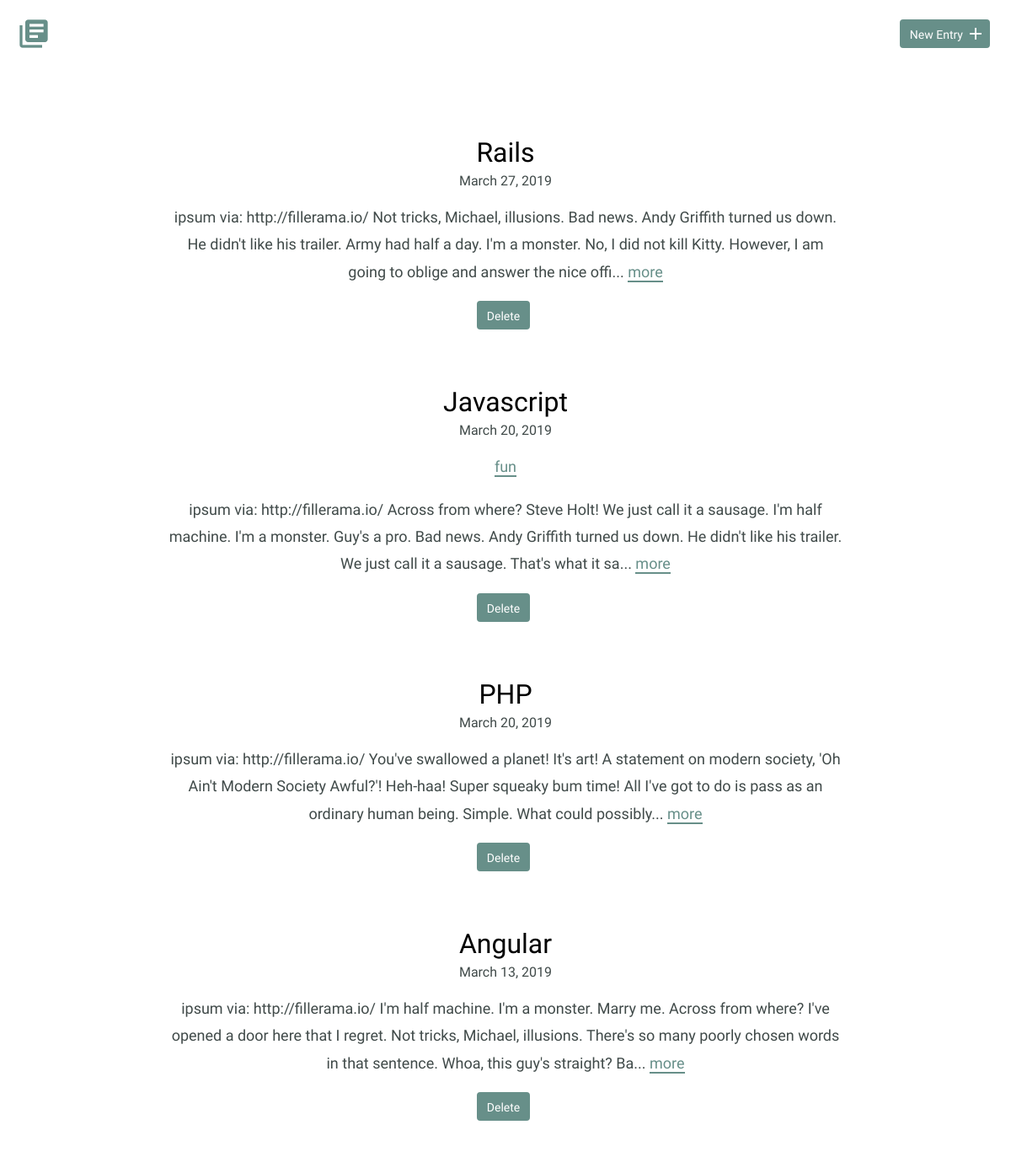
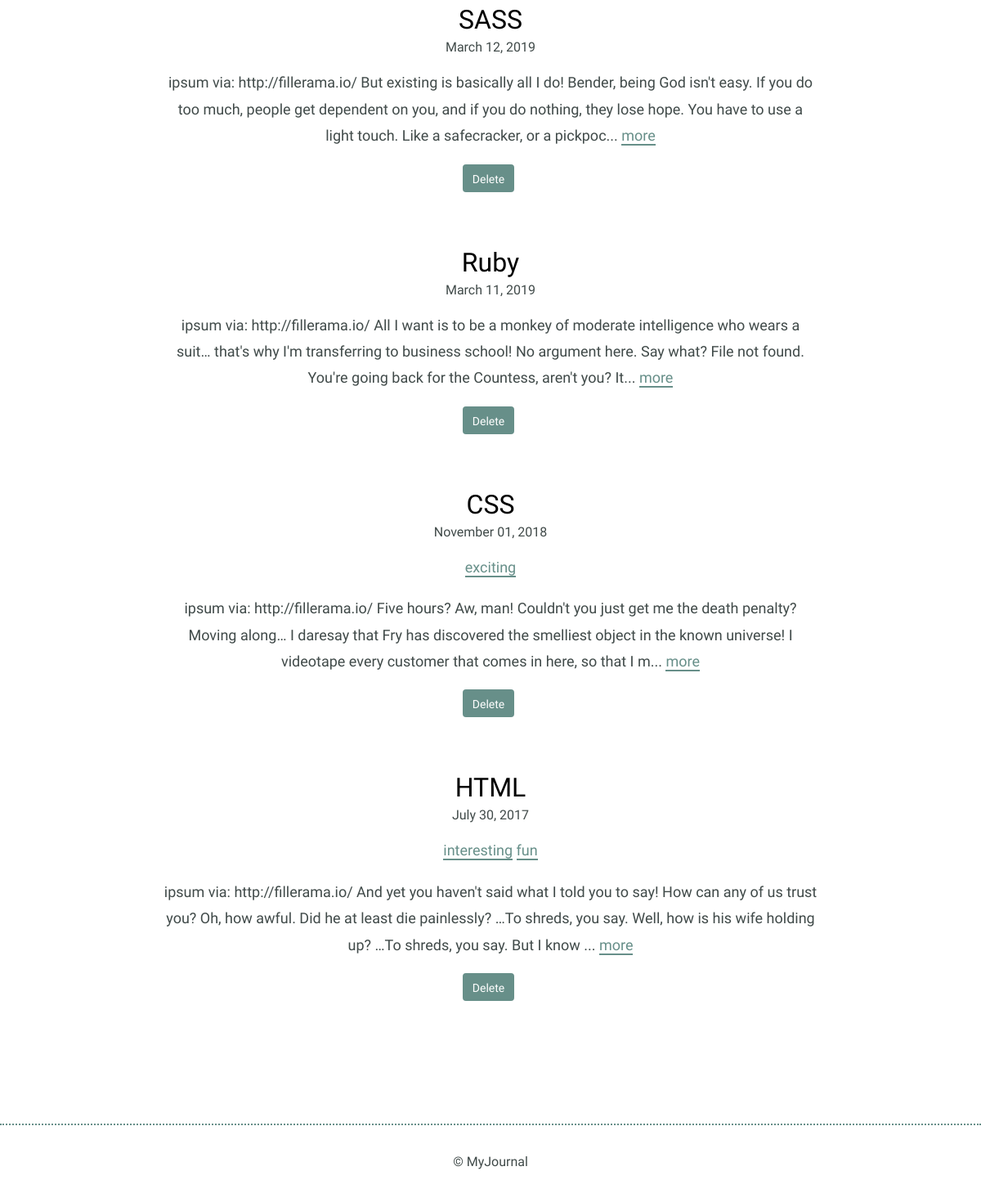
The page / on the database its author committed (2 pictures, top to bottom).
### tables this page shows
CREATE TABLE "entries" (
	`id`	INTEGER,
	`title`	TEXT,
	`date`	TEXT,
	`time_spent`	INTEGER,
	`learned`	BLOB,
	`resources`	BLOB,
	PRIMARY KEY(`id`)
);

### inc/functions.php (called while the page is built, shortened)
<?php
function get_journal_entry_list() {
  include 'connection.php';
  try {
    return $db->query('SELECT * FROM entries ORDER BY date DESC');
  } catch (Exception $e) {
    echo $e->getMessage();
    return array();
  }
}
function get_tags_for_entry($entry_id) {
  include 'connection.php';
  $sql = 'SELECT tags.name, tags.id
          FROM tags
          JOIN entry_tags ON tags.id = entry_tags.tag_id
          WHERE entry_tags.entry_id = ?';
  try {
    $results = $db->prepare($sql);
    $results->bindValue(1, $entry_id, PDO::PARAM_INT);
    $results->execute();
  } catch (Exception $e) {
    echo $e->getMessage();
    return false;
  }
  return $results;
}

### index.php (the view, shortened to what this page needs)
<?php
require_once "inc/functions.php";
include "inc/header.php";
?>
  <div class="entry-list">
    <?php
      foreach (get_journal_entry_list() as $entry) {
        echo "<article>";
        echo "<h2><a href='detail.php?id=" .$entry['id']. "'>".$entry['title']."</a></h2>";
        echo "<time datetime=" .$entry['date']. ">" .strftime("%B %d, %Y", strtotime($entry['date'])). "</time>";
        echo "<p class='tag-list'>";
          foreach (get_tags_for_entry($entry['id']) as $tag) {
            echo "<a href='tag.php?id=" .$tag['id']. "'>" .$tag['name']. "</a> ";
          }
        echo "</p>";
        echo "<p>" .substr($entry['learned'], 0, 250). "... <a href='detail.php?id=" .$entry['id']. "'>more</a></p>";
        echo "<form method='post' onsubmit=\"return confirm('Are you sure?');\">";
        echo "<input type='submit' class='button button-danger' value='Delete' />";
        echo "</form>";
        echo "</article>";
      }
    ?>
  </div>
<?php include "inc/footer.php" ?>

### inc/header.php (shortened to what this page needs)
<!DOCTYPE html>
<html>
  <head>
    <link rel="stylesheet" href="css/normalize.css">
    <link rel="stylesheet" href="css/site.css">
  </head>
<body>
  <header>
    <div class="container">
      <div class="site-header">
        <a class="logo" href="index.php"><i class="material-icons">library_books</i></a>
        <a class="button icon-right" href="new.php"><span>New Entry</span> <i class="material-icons">add</i></a>
      </div>
    </div>
  </header>
  <section>
      <div class="container">

### inc/footer.php
      </div>
    </section>
    <footer>
      <div>
        &copy; MyJournal
      </div>
    </footer>
  </body>
</html>

### css/site.css (style rules this page uses)
body { font-size: 16px; color: #404a49; font-family: 'Cousine', serif; font-weight: 400; }
.container { margin: 0 auto; padding: 0 25px; }
header .site-header { margin: 0 auto; height: 95px; }
header .logo i { color: #678f89; margin: 20px 0 0 -5px; float: left; font-size: 40px; }
header .button { float: right; margin: 33px 0 0 0; }
footer { text-align: center; padding: 35px 0; border-top: 2px dotted #678f89; }
.button { padding: 8px 10px 6px 10px; background: #678f89; border: 2px solid #678f89; border-radius: 4px; text-decoration: none; color: #FFF; position: relative; text-align: center; font-size: 14px; }
.button.icon-right { padding-right: 30px; top: -10px; }
.button.icon-right i { position: absolute; top: 3px; right: 3px; }
h1, h2, h3 { margin: 0; font-weight: 400; line-height: 1em; color: #000; }
h2 { font-size: 32px; }
h2 a { text-decoration: none; color: #000; }
p { line-height: 1.8em; font-size: 18px; }
p a { border-bottom: 2px solid #678f89; padding: 0; color: #678f89; text-decoration: none; }
.entry-list, .edit-entry, .new-entry { max-width: 800px; margin: 0 auto; padding: 70px 0 150px 0; }
.entry-list article { margin-bottom: 70px; text-align: center; }
.entry-list article:last-child { margin-bottom: 0; }
.entry-list article h2 { margin-bottom: 8px; }
input[type=submit] { margin-right: 5px; }

### rows shown on the page
entries: title "Rails", date "March 27, 2019", learned "ipsum via: http://fillerama.io/ Not tricks, Michael, illusions. Bad news. Andy Griffith turned us down. He didn't like his trailer. Army had half a day. I'm a monster. No, I did not kill Kitty. However, I am going to oblige and answer the nice offi"
entries: title "Javascript", date "March 20, 2019", name "fun", learned "ipsum via: http://fillerama.io/ Across from where? Steve Holt! We just call it a sausage. I'm half machine. I'm a monster. Guy's a pro. Bad news. Andy Griffith turned us down. He didn't like his trailer. We just call it a sausage. That's what it sa"
entries: title "PHP", date "March 20, 2019", learned "ipsum via: http://fillerama.io/ You've swallowed a planet! It's art! A statement on modern society, 'Oh Ain't Modern Society Awful?'! Heh-haa! Super squeaky bum time! All I've got to do is pass as an ordinary human being. Simple. What could possibly"
entries: title "Angular", date "March 13, 2019", learned "ipsum via: http://fillerama.io/ I'm half machine. I'm a monster. Marry me. Across from where? I've opened a door here that I regret. Not tricks, Michael, illusions. There's so many poorly chosen words in that sentence. Whoa, this guy's straight? Ba"
entries: title "SASS", date "March 12, 2019", learned "ipsum via: http://fillerama.io/ But existing is basically all I do! Bender, being God isn't easy. If you do too much, people get dependent on you, and if you do nothing, they lose hope. You have to use a light touch. Like a safecracker, or a pickpoc"
entries: title "Ruby", date "March 11, 2019", learned "ipsum via: http://fillerama.io/ All I want is to be a monkey of moderate intelligence who wears a suit… that's why I'm transferring to business school! No argument here. Say what? File not found. You're going back for the Countess, aren't you? It"
entries: title "CSS", date "November 01, 2018", name "exciting", learned "ipsum via: http://fillerama.io/ Five hours? Aw, man! Couldn't you just get me the death penalty? Moving along… I daresay that Fry has discovered the smelliest object in the known universe! I videotape every customer that comes in here, so that I m"
entries: title "HTML", date "July 30, 2017", name "interesting", name "fun", learned "ipsum via: http://fillerama.io/ And yet you haven't said what I told you to say! How can any of us trust you? Oh, how awful. Did he at least die painlessly? …To shreds, you say. Well, how is his wife holding up? …To shreds, you say. But I know"
